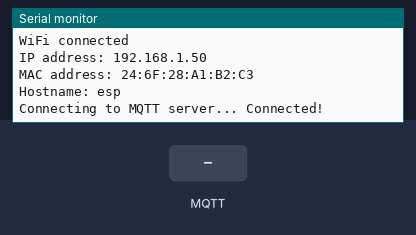
Simulated run of this sketch. Board: ESP8266 (NodeMCU). Parts: the last lines printed to the serial monitor. The test bench sets the inputs (shaded band). WiFi joins after 1.5 s; servers stay silent unless stated; no MQTT or app messages arrive unless stated.

Above: at 4.2 s.
4.3 s: MQTT message "ping" arrives on the first subscribed topic
At 5.3 s:
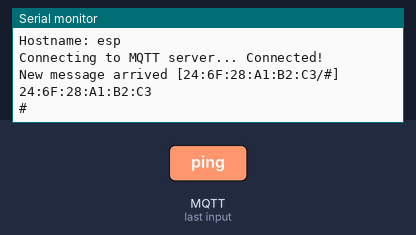
5.8 s: MQTT message "ping" arrives on the second subscribed topic
At 6.4 s:
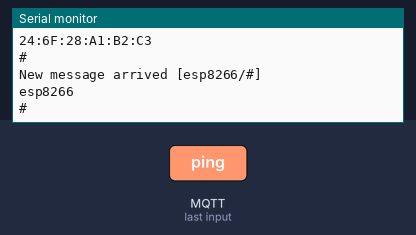

The sketch:

RFIDtest.ino.ino
```cpp
#include <ESP8266WiFi.h>
#include <PubSubClient.h>
#include <Wire.h>

// Update these with values suitable for your network.
//WiFi
const char *ssid = "MyExactNet";
const char *password = "MyExactNetPassword";
//MQTT
const char *mqtt_server = "192.168.4.1";
const int mqtt_port = 1883;
//WiFi + MQTT
const char *clientID; //Filled with mac address, unused, but kept in case of future functionality requiring it.
String clientIDstr;   //String containing mac address, used in conjunction with message building
String IP;            //String containing IP address.
String HOSTNAME;      //String containing HOSTNAME.
String configID = "redtile";
String deviceName = "toggle";

//Communication Objects
WiFiClient espClient;
PubSubClient client(espClient);

//Timer variables
unsigned long currentMillis;
unsigned long startMillis;
const unsigned long period = 30000;

void setup()
{
  Serial.begin(9600);
  Serial.println("Starting WiFi...");

  delay(1000);
  setup_wifi();
  client.setServer(mqtt_server, mqtt_port);
  client.setCallback(callback);

  startMillis = millis();
}

void setup_wifi()
{
  delay(500);
  // We start by connecting to a WiFi network
  Serial.println();
  Serial.print("Connecting to ");
  Serial.println(ssid);
  WiFi.mode(WIFI_STA);
  WiFi.begin(ssid, password);

  while (WiFi.status() != WL_CONNECTED)
  {
    delay(100);
    Serial.print(".");
  }
  Serial.println("");
  Serial.println("WiFi connected");
  IP = WiFi.localIP().toString();
  Serial.println("IP address: " + IP);
  clientIDstr = WiFi.macAddress();
  clientID = clientIDstr.c_str();
  Serial.println("MAC address: " + clientIDstr);
  HOSTNAME = WiFi.hostname();
  Serial.println("Hostname: " + HOSTNAME);
}

int payloadIndex = 0;

void callback(char *topic, byte *payload, unsigned int length)
{
  Serial.print("New message arrived [");
  Serial.print(topic);
  Serial.println("] ");

  payloadIndex = 0;

  char *topicElement;
  topicElement = strtok(topic, "/");

  while (topicElement != NULL)
  {
    Serial.println(topicElement);
    if (strcmp(topicElement, "ping") == 0)
    {
      ping_event(payload);
    }
    else if (strcmp(topicElement, "action") == 0)
    {
      action_event(topicElement, payload);
    }
    else if (strcmp(topicElement, "get") == 0)
    {
      get_event(topicElement);
    }
    else if (strcmp(topicElement, "hello") == 0)
    {
      hello_event();
    }
    topicElement = strtok(NULL, "/");
  }
}

void hello_event()
{
  //Connect to Unity again.
  client.publish(("unity/connect/" + clientIDstr + "/" + configID + "/" + deviceName).c_str(), "1");
}

void get_event(char *topicElement)
{
  while (topicElement != NULL)
  {
    if (strcmp(topicElement, "imu") == 0)
    {
    }
    topicElement = strtok(NULL, "/");
  }
}

void action_event(char *topicElement, byte *payload)
{
  while (topicElement != NULL)
  {
    if (strcmp(topicElement, "ringlight") == 0)
    {
    }
    else if (strcmp(topicElement, "toneplayer") == 0)
    {
    }
    topicElement = strtok(NULL, "/");
  }
} //End of action_event

void ping_event(byte *payload)
{
  Serial.print("Ping event received & ");
  if (payload[0] == 1)
  {
    client.publish(("unity/device/" + clientIDstr + "/ping").c_str(), "1");
    Serial.print("returned.\n");
  }
  else
  {
    Serial.print("disconnecting WiFi in 3 sec...");
    delay(3000);
    WiFi.disconnect(true);
  }
} //End of ping_event

void reconnect()
{
  // Loop until we're reconnected
  while (!client.connected())
  {
    Serial.print("Connecting to MQTT server... ");
    // Attempt to connect
    if (client.connect(clientID))
    {
      Serial.println("Connected!");
      // Once connected, publish an announcement to unity: unity/connect/device-id
      client.publish(("unity/connect/" + clientIDstr + "/" + configID + "/" + deviceName).c_str(), "1");
      // Then Subcribe to everything client-id/#
      client.subscribe((clientIDstr + "/#").c_str());
      client.subscribe("esp8266/#");
    }
    else
    {
      Serial.print("failed, rc=");
      Serial.print(client.state());
      Serial.println("Retrying in 5 seconds...");
      // Wait 5 seconds before retrying
      delay(5000);
    }
  }
}

void loop()
{
  if (!client.connected())
  {
    reconnect();
  }
  client.loop();
  //Check RFID timer
  currentMillis = millis();
  if(currentMillis - startMillis >= period){
    String messageToSend = "0F0F0F0F0F0F0F0F";
    Serial.println("Sending message: " + messageToSend);
    client.publish(("unity/device/" + clientIDstr + "/event/rfid/read").c_str(), messageToSend.c_str());
    startMillis = currentMillis;
  }
}
```

Measured:
- after the input at 4.3 s, the serial monitor: prints a new line at once (image 1)
- after the input at 5.8 s, the serial monitor: prints a new line at once (image 2)
